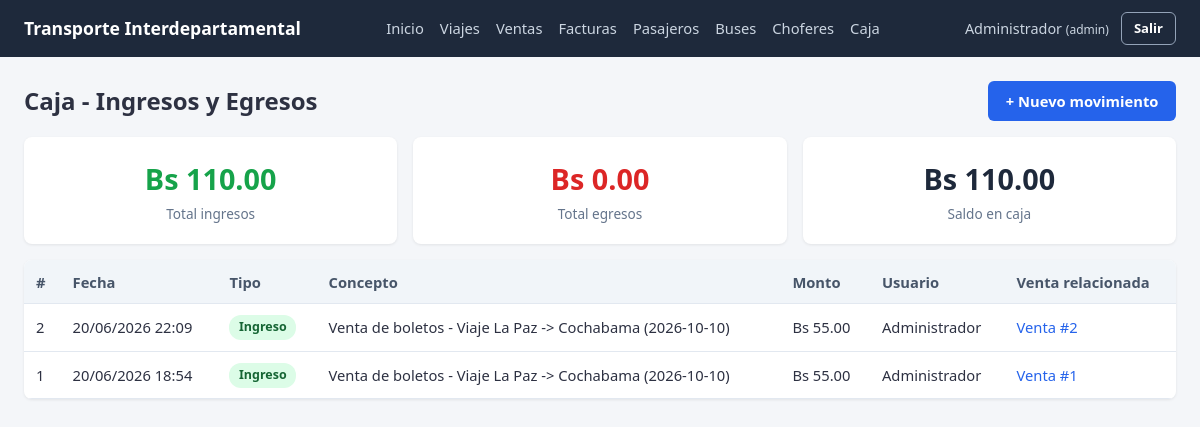
Screenshot of /caja/ (signed in) with the database file from the repository.
### app/models/usuario.py (models this page shows, shortened)
class Usuario(db.Model):
    __tablename__ = "usuario"
    id_usuario = db.Column(db.Integer, primary_key=True, autoincrement=True)
    usuario = db.Column(db.String(50), nullable=False, unique=True)
    password = db.Column(db.String(255), nullable=False)
    nombre = db.Column(db.String(100), nullable=False)
    rol = db.Column(db.String(20), nullable=False, default="encargado")  # admin | encargado
    activo = db.Column(db.Boolean, nullable=False, default=True)

### app/models/movimiento_caja.py (models this page shows, shortened)
class MovimientoCaja(db.Model):
    __tablename__ = "movimiento_caja"
    id_movimiento = db.Column(db.Integer, primary_key=True, autoincrement=True)
    fecha = db.Column(db.DateTime, nullable=False, default=datetime.now)
    tipo = db.Column(db.String(10), nullable=False)  # ingreso | egreso
    concepto = db.Column(db.String(150), nullable=False)
    monto = db.Column(db.Numeric(10, 2), nullable=False)
    id_usuario = db.Column(db.Integer, db.ForeignKey("usuario.id_usuario"), nullable=False)
    id_venta = db.Column(db.Integer, db.ForeignKey("venta.id_venta"), nullable=True)  # si viene de una venta
    usuario = db.relationship("Usuario")
    venta = db.relationship("Venta")

### app/routes/caja.py (the view)
@caja_bp.route("/")
@login_required
def listar():
    movimientos = caja_service.listar_movimientos()
    balance = caja_service.calcular_balance()
    return render_template("caja/listar.html", movimientos=movimientos, balance=balance)

### app/services/caja_service.py (called while the page is built)
def listar_movimientos():
    return MovimientoCaja.query.order_by(MovimientoCaja.id_movimiento.desc()).all()

def calcular_balance():
    movimientos = listar_movimientos()
    total_ingresos = sum((Decimal(str(m.monto)) for m in movimientos if m.tipo == "ingreso"), start=Decimal("0"))
    total_egresos = sum((Decimal(str(m.monto)) for m in movimientos if m.tipo == "egreso"), start=Decimal("0"))
    return {
        "ingresos": total_ingresos,
        "egresos": total_egresos,
        "saldo": total_ingresos - total_egresos,
    }

### app/utils/auth.py (called while the page is built)
def login_required(view_func):
    @wraps(view_func)
    def wrapper(*args, **kwargs):
        if "id_usuario" not in session:
            flash("Debes iniciar sesión para continuar.", "warning")
            return redirect(url_for("auth.login"))
        return view_func(*args, **kwargs)
    return wrapper

### templates/caja/listar.html (shortened to what this page needs)
{% extends "base.html" %}
{% block content %}
<div class="mb-2" style="display:flex; justify-content:space-between; align-items:center;">
    <h2>Caja - Ingresos y Egresos</h2>
    <a href="{{ url_for('caja.registrar') }}" class="btn btn-primary">+ Nuevo movimiento</a>
</div>
<div class="grid grid-3 mb-2">
    <div class="stat-box positive">
        <div class="stat-value">Bs {{ "%.2f"|format(balance.ingresos) }}</div>
        <div class="stat-label">Total ingresos</div>
    </div>
    <div class="stat-box negative">
        <div class="stat-value">Bs {{ "%.2f"|format(balance.egresos) }}</div>
        <div class="stat-label">Total egresos</div>
    </div>
    <div class="stat-box">
        <div class="stat-value">Bs {{ "%.2f"|format(balance.saldo) }}</div>
        <div class="stat-label">Saldo en caja</div>
    </div>
</div>
<div class="table-wrapper">
    <table>
        <thead>
            <tr>
                <th>#</th>
                <th>Fecha</th>
                <th>Tipo</th>
                <th>Concepto</th>
                <th>Monto</th>
                <th>Usuario</th>
                <th>Venta relacionada</th>
            </tr>
        </thead>
        <tbody>
            {% for m in movimientos %}
            <tr>
                <td>{{ m.id_movimiento }}</td>
                <td>{{ m.fecha.strftime("%d/%m/%Y %H:%M") }}</td>
                <td>
                    {% if m.tipo == "ingreso" %}
                    <span class="badge badge-success">Ingreso</span>
                    {% else %}
                    <span class="badge badge-danger">Egreso</span>
                    {% endif %}
                </td>
                <td>{{ m.concepto }}</td>
                <td>Bs {{ "%.2f"|format(m.monto) }}</td>
                <td>{{ m.usuario.nombre }}</td>
                <td>
                    {% if m.id_venta %}
                    <a href="{{ url_for('ventas.detalle', id_venta=m.id_venta) }}">Venta #{{ m.id_venta }}</a>
                    {% else %}
                    -
                    {% endif %}
                </td>
            </tr>
            {% else %}
            <tr><td colspan="7" class="empty-state">No hay movimientos registrados.</td></tr>
            {% endfor %}
        </tbody>
    </table>
</div>
{% endblock %}

### templates/base.html (shortened to what this page needs)
<!DOCTYPE html>
<html lang="es">
<head>
    <link rel="stylesheet" href="{{ url_for('static', filename='css/style.css') }}">
</head>
<body>
    {% if session.id_usuario %}
    <header class="topbar">
        <div class="topbar-brand">
            <span>Transporte Interdepartamental</span>
        </div>
        <nav class="topbar-nav">
            <a href="{{ url_for('dashboard.index') }}">Inicio</a>
            <a href="{{ url_for('viajes.listar') }}">Viajes</a>
            <a href="{{ url_for('ventas.listar') }}">Ventas</a>
            <a href="{{ url_for('facturas.listar') }}">Facturas</a>
            <a href="{{ url_for('pasajeros.listar') }}">Pasajeros</a>
            <a href="{{ url_for('buses.listar') }}">Buses</a>
            <a href="{{ url_for('choferes.listar') }}">Choferes</a>
            <a href="{{ url_for('caja.listar') }}">Caja</a>
        </nav>
        <div class="topbar-user">
            <span>{{ session.nombre }} <small>({{ session.rol }})</small></span>
            <a href="{{ url_for('auth.logout') }}" class="btn btn-sm btn-outline">Salir</a>
        </div>
    </header>
    {% endif %}
    <main class="container">
        {% block content %}{% endblock %}
    </main>
</body>
</html>

### static/css/style.css (style rules this page uses)
* { box-sizing: border-box; margin: 0; padding: 0; }
body { font-family: 'Segoe UI', Tahoma, Geneva, Verdana, sans-serif; background-color: #f4f6f9; color: #2d3142; line-height: 1.5; }
a { color: #2563eb; text-decoration: none; }
.topbar { background-color: #1e293b; color: #fff; display: flex; align-items: center; justify-content: space-between; padding: 0.75rem 1.5rem; flex-wrap: wrap; gap: 0.5rem; }
.topbar-brand { font-weight: bold; font-size: 1.1rem; display: flex; align-items: center; gap: 0.5rem; }
.topbar-nav { display: flex; gap: 1rem; flex-wrap: wrap; }
.topbar-nav a { color: #cbd5e1; font-size: 0.92rem; }
.topbar-user { display: flex; align-items: center; gap: 0.75rem; font-size: 0.9rem; color: #cbd5e1; }
.container { max-width: 1200px; margin: 0 auto; padding: 1.5rem; }
.grid { display: grid; gap: 1rem; }
.grid-3 { grid-template-columns: repeat(auto-fit, minmax(180px, 1fr)); }
.stat-box { background: #fff; border-radius: 8px; box-shadow: 0 1px 3px rgba(0,0,0,0.08); padding: 1.25rem; text-align: center; }
.stat-box .stat-value { font-size: 1.8rem; font-weight: bold; color: #1e293b; }
.stat-box .stat-label { color: #64748b; font-size: 0.85rem; margin-top: 0.25rem; }
.stat-box.positive .stat-value { color: #16a34a; }
.stat-box.negative .stat-value { color: #dc2626; }
.btn { display: inline-block; padding: 0.55rem 1.1rem; border: none; border-radius: 6px; font-size: 0.92rem; font-weight: 600; cursor: pointer; text-align: center; transition: background 0.15s ease; }
.btn-primary { background-color: #2563eb; color: #fff; }
.btn-outline { background: transparent; border: 1px solid #94a3b8; color: #fff; }
.btn-sm { padding: 0.35rem 0.75rem; font-size: 0.82rem; }
table { width: 100%; border-collapse: collapse; background: #fff; }
th, td { text-align: left; padding: 0.65rem 0.75rem; border-bottom: 1px solid #e2e8f0; font-size: 0.92rem; }
th { background-color: #f1f5f9; font-weight: 600; color: #475569; }
.table-wrapper { overflow-x: auto; border-radius: 8px; box-shadow: 0 1px 3px rgba(0,0,0,0.08); }
.table-wrapper table { box-shadow: none; margin: 0; }
.badge { display: inline-block; padding: 0.2rem 0.6rem; border-radius: 12px; font-size: 0.78rem; font-weight: 600; }
.badge-success { background-color: #dcfce7; color: #166534; }
.mb-2 { margin-bottom: 1rem; }

### rows the page displays
Usuario: nombre "Administrador"
MovimientoCaja: id_movimiento "2", fecha "20/06/2026 22:09", tipo "Ingreso", concepto "Venta de boletos - Viaje La Paz -> Cochabama (2026-10-10)", monto "55.00", usuario.nombre "Administrador", id_venta "2"
MovimientoCaja: id_movimiento "1", fecha "20/06/2026 18:54", tipo "Ingreso", concepto "Venta de boletos - Viaje La Paz -> Cochabama (2026-10-10)", monto "55.00", usuario.nombre "Administrador", id_venta "1"

### other values shown
{{ session.rol }} "admin"
{{ "%.2f"|format(balance.ingresos) }} "110.00"
{{ "%.2f"|format(balance.egresos) }} "0.00"
{{ "%.2f"|format(balance.saldo) }} "110.00"
